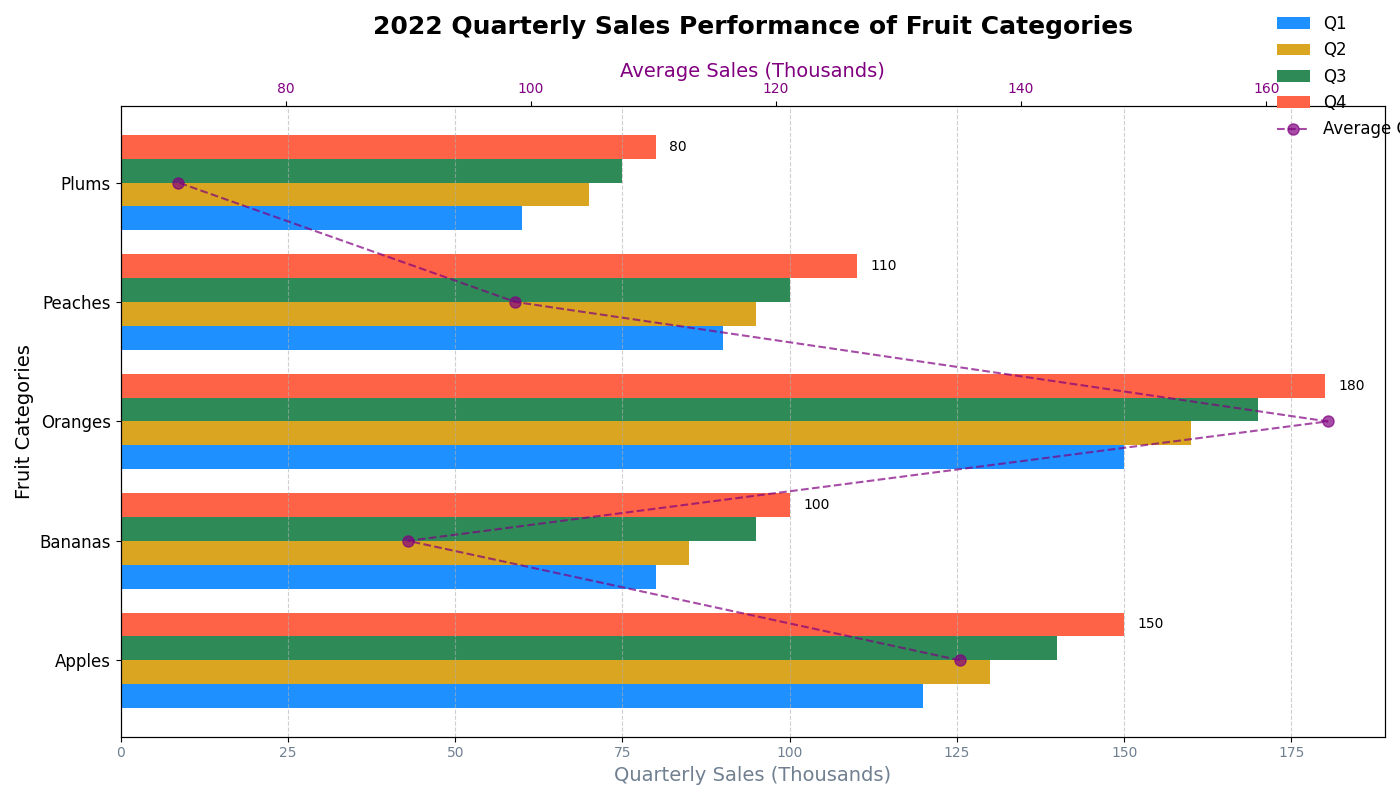

Recreate this plot in Python.
import matplotlib.pyplot as plt
import numpy as np

# Categories of fruits
categories = ["Apples", "Bananas", "Oranges", "Peaches", "Plums"]

# Quarterly sales data for each fruit category (in thousands)
q1_sales = [120, 80, 150, 90, 60]
q2_sales = [130, 85, 160, 95, 70]
q3_sales = [140, 95, 170, 100, 75]
q4_sales = [150, 100, 180, 110, 80]

# Average sales per quarter
avg_sales_per_quarter = np.mean([q1_sales, q2_sales, q3_sales, q4_sales], axis=0)

fig, ax1 = plt.subplots(figsize=(14, 8))

# Plotting horizontal bar charts for each quarter
height = 0.2  # Height of the bars

y = np.arange(len(categories))  # The label locations

bars1 = ax1.barh(y - 1.5*height, q1_sales, height, label='Q1', color='dodgerblue')
bars2 = ax1.barh(y - 0.5*height, q2_sales, height, label='Q2', color='goldenrod')
bars3 = ax1.barh(y + 0.5*height, q3_sales, height, label='Q3', color='seagreen')
bars4 = ax1.barh(y + 1.5*height, q4_sales, height, label='Q4', color='tomato')

# Titles and labels
ax1.set_title("2022 Quarterly Sales Performance of Fruit Categories", fontsize=18, weight='bold', pad=20)
ax1.set_ylabel("Fruit Categories", fontsize=14)
ax1.set_xlabel("Quarterly Sales (Thousands)", fontsize=14, color='slategray')

# Setting the y-ticks and labels properly
ax1.set_yticks(y)
ax1.set_yticklabels(categories, fontsize=12)
ax1.tick_params(axis='x', labelcolor='slategray')

# Adding grid for better readability
ax1.grid(axis='x', linestyle='--', alpha=0.6)

# Create second x-axis
ax2 = ax1.twiny()
ax2.plot(avg_sales_per_quarter, categories, color='purple', linestyle='--', marker='o', markersize=8, label='Average Quarterly Sales', alpha=0.7)
ax2.set_xlabel("Average Sales (Thousands)", fontsize=14, color='purple')
ax2.tick_params(axis='x', labelcolor='purple')

# Adding legend to both axes
fig.legend(loc='upper right', bbox_to_anchor=(1.1, 1), fontsize=12, frameon=False)

# Add annotations
for index, value in enumerate(q4_sales):
    ax1.text(value + 2, y=index + 1.5*height, s=f"{value}", va='center', ha='left', fontsize=10, color='black')

plt.tight_layout()
plt.show()
